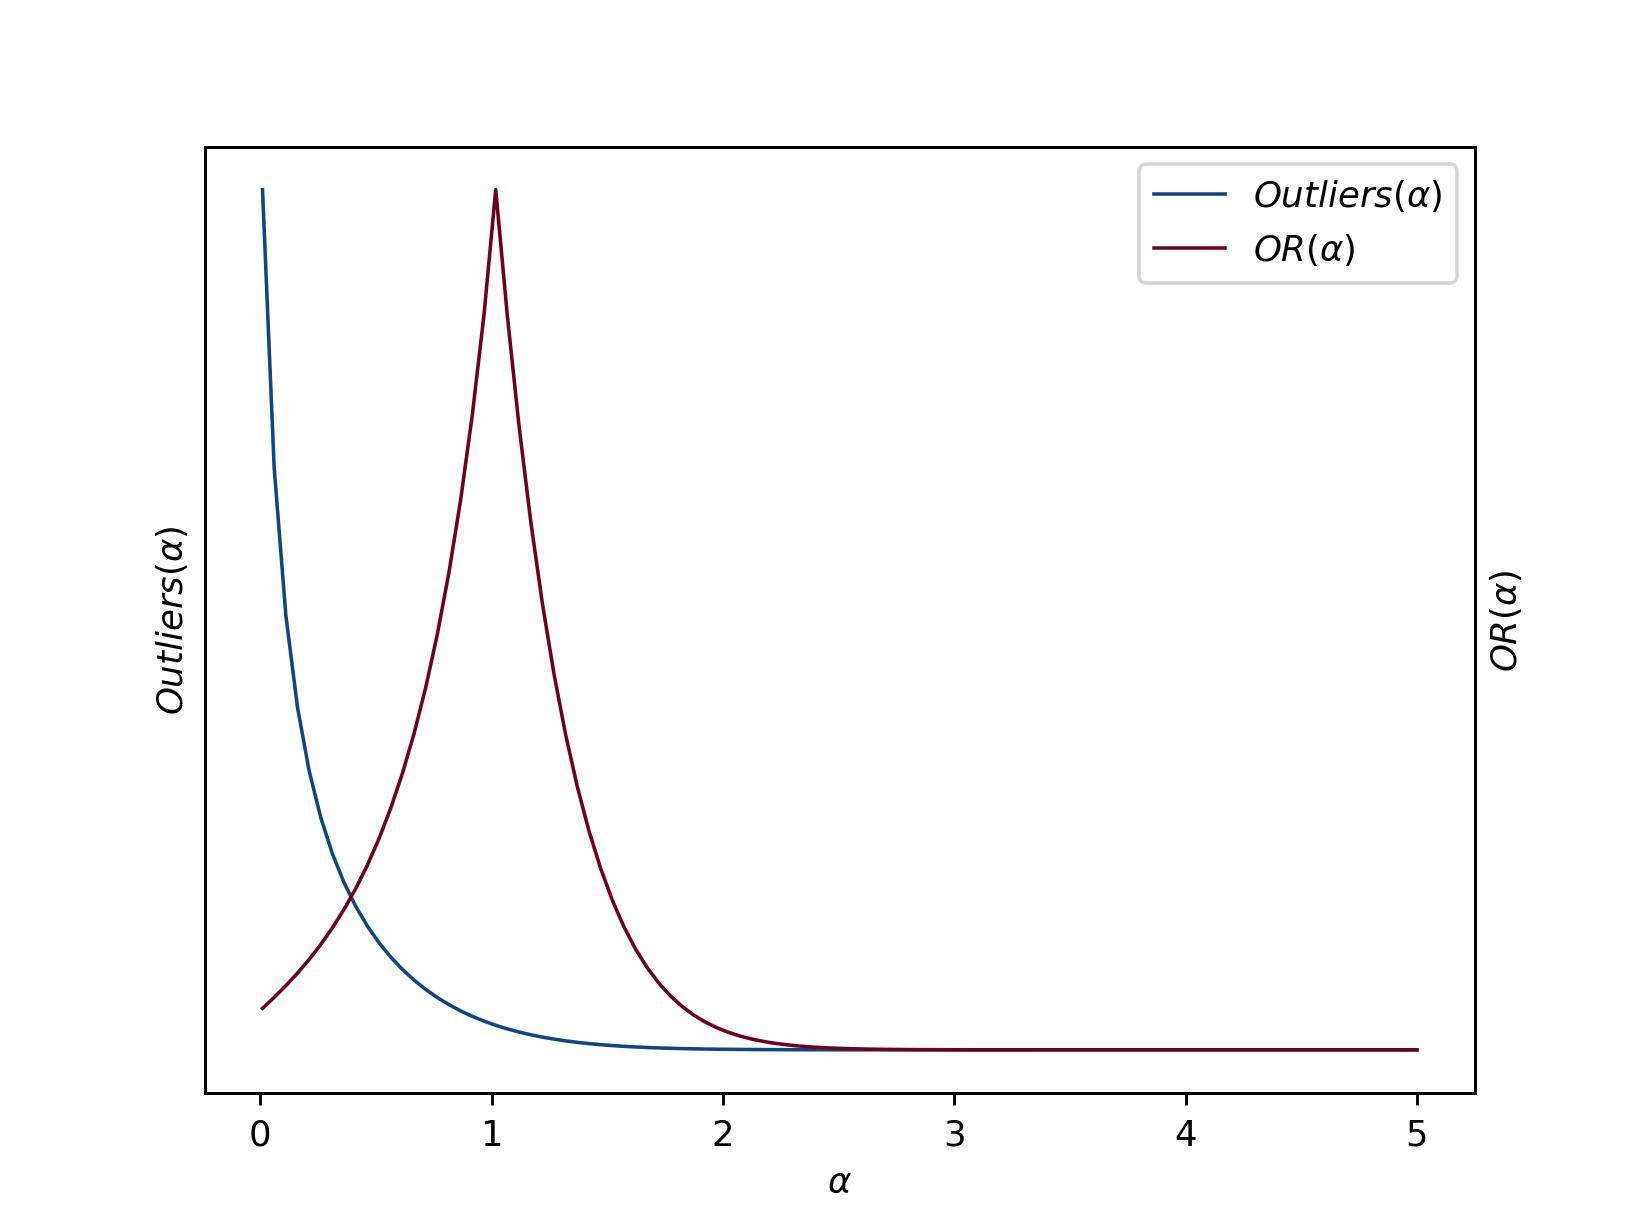

Write the Python code that produced this figure.
import numpy as np
import matplotlib.pyplot as plt
import matplotlib.font_manager as fm

font_path = '/usr/share/fonts/truetype/msttcorefonts/Times_New_Roman.ttf'
font = fm.FontProperties(fname=font_path)


# 定义参数 A 和 B
A = 1
B = 0.1
C = 1000
D = 50000

def plot_dlg(x, y1, y2, xlabel, y1label, y2label, img_path, anchor=(1.0, 1.0)):
    fig, ax1 = plt.subplots()

    ax1.plot(x, y1, linewidth=1, label=y1label, color='#104680')
    ax1.set_xlabel(xlabel, fontproperties=font)
    ax1.set_ylabel(y1label, fontproperties=font)

    # 显示网格
    ax1.set_yticks([])

    ax2 = ax1.twinx()  # 共存的右侧Y轴
    ax2.plot(x, y2, linewidth=1, label=y2label, color='#6D011F')
    ax2.set_ylabel(y2label, fontproperties=font)
    ax2.set_yticks([])

    # 获取两个图的图例项
    lines1, labels1 = ax1.get_legend_handles_labels()
    lines2, labels2 = ax2.get_legend_handles_labels()

    # 合并图例项
    lines = lines1 + lines2
    labels = labels1 + labels2

    # 绘制合并的图例
    ax1.legend(lines, labels, prop=font, bbox_to_anchor=anchor)

    plt.savefig(img_path, dpi=256)

# 定义 alpha 的范围
alpha = np.linspace(0.01, 5, 100)
outliers_alpha = np.exp(-(A * alpha + B)**2) / ((A * alpha + B) * np.sqrt(np.pi))

alpha1 = np.linspace(0.1, 1.0, 20)
or1_alpha = C / (np.exp(-(A * alpha1 + B)**2) / ((A * alpha1 + B) * np.sqrt(np.pi)))

alpha2 = np.linspace(1.0, 5.0, 80)
or2_alpha = D * (np.exp(-(A * alpha2 + B)**2) / ((A * alpha2 + B) * np.sqrt(np.pi)))

or_alpha = np.concatenate((or1_alpha, or2_alpha))
print(alpha.shape, or_alpha.shape)

plot_dlg(alpha, outliers_alpha, or_alpha, r'$\alpha$', r'$Outliers(\alpha)$', r'$OR(\alpha)$', './SimulateOutliersAlpha.jpg')
